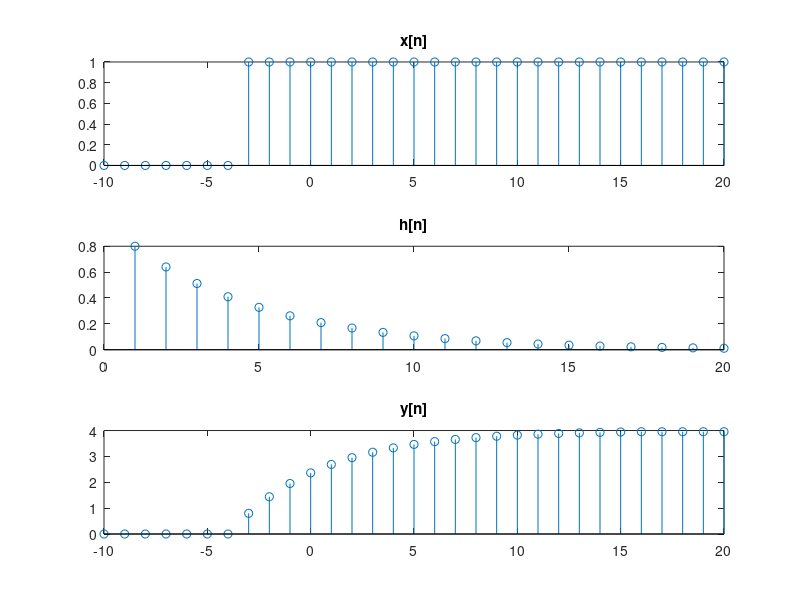

Write MATLAB code to recreate this figure.
% Shishir Khanal
% EE-5575
% Project-2
% Code to plot the Convolution of:
% x[n] = u[n+3] &
% h[n] = (0.8)^n * u(n-1)
%------------------------------------------

clc;clear;
n = -10:20;
f1= (n>=-3);
subplot(3,1,1)
n1 = -10: length(f1)-10-1;
stem(n1,f1)
title('x[n]')
subplot(3,1,2)
f2 = (0.8).^n(n>=1);
n2 = 1: length(f2);
stem(n2,f2)
title('h[n]')
subplot(3,1,3)
output = conv(f1,f2);
n3 = -10: 20;
actualoutput = output(1:31);
stem(n3,actualoutput)
title('y[n]')

